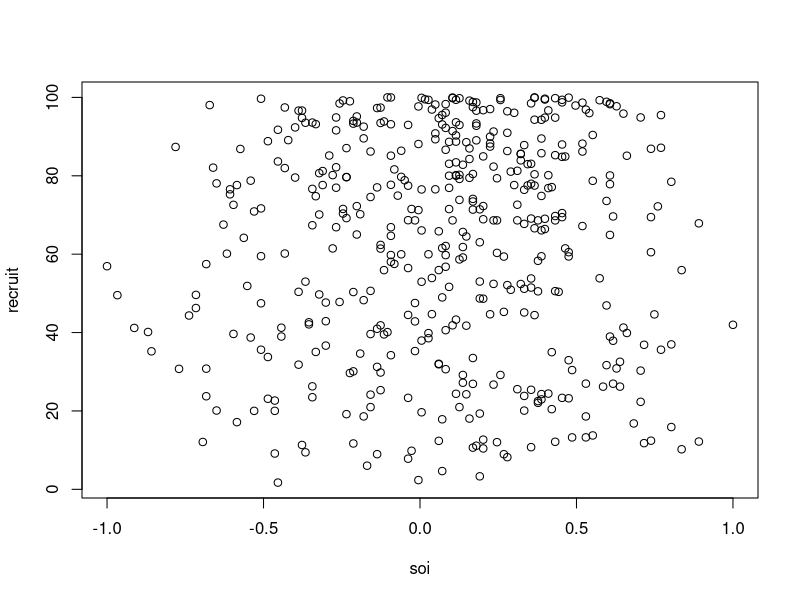
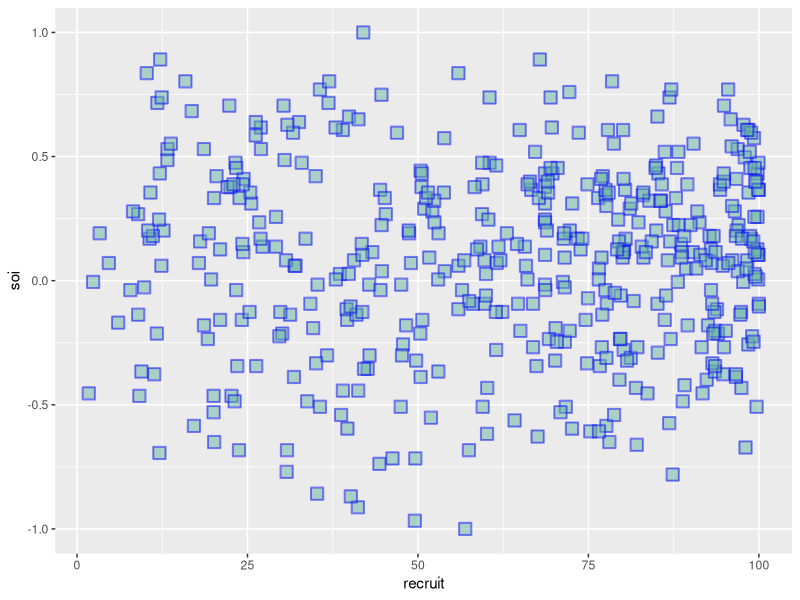
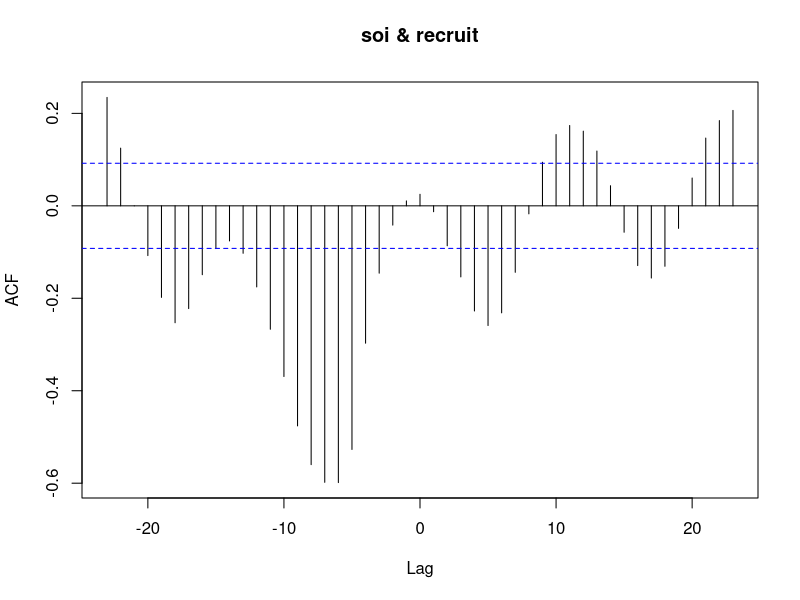

Recreate these plots in R, in order.
# SCRIPT PARA A AULA INTRODUTÓRIO DE USO DO PROGRAMA R

## CONFIGURANDO DIRETÓRIO DE TRABALHO:

# 1) Crie uma pasta para as analises em seu computador
# 2) Salve todos os arquivos de dados que serão analisados na pasta criada
# 3) No R studio acesse: Menu > Session > Set Working Directory (após isso, selecione a pasta que foi criada)

# Após esses passos será possível ver os arquivos listados no menu "files/arquivos" do R studio (canto inferior direito)


## LENDO ARQUIVOS DE DADOS:

soi = scan("soi.dat")

recruit = scan("recruit.dat")

# gráfico exploratório:
plot(recruit~soi)

# gráfico mais bonito:

dados = data.frame(recruit,soi)
library(ggplot2)

ggplot(dados, aes(x=recruit, y=soi)) + 
  geom_point(
    color="blue",
    fill="#69b3a2",
    shape=22,
    alpha=0.5,
    size=4,
    stroke = 1
  )

# coeficiente de correlação de Pearson:

correlacao = cor(recruit,soi)
correlacao

# coeficiente de correlação cruzada:
coef = ccf(soi, recruit) 
coef
